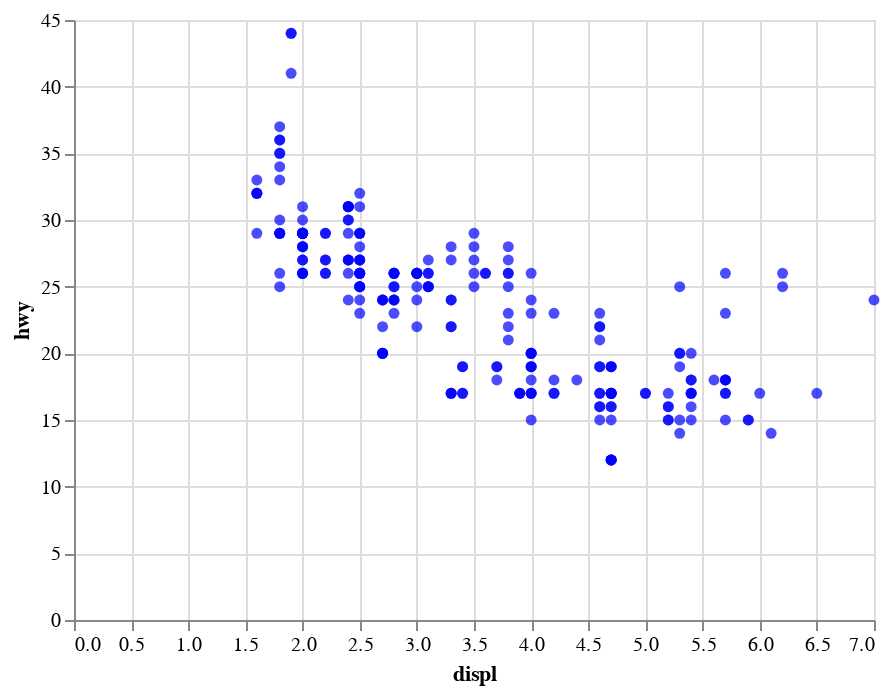

Notebook code cell kept with this figure:
### Code cell
# fourth varaition (for a specific color, blue for example)
chart = (alt.Chart(mpg)
  .encode(
    x = "displ",
    y = "hwy",
    color = alt.value("blue"),  #cusotmizing colors- 
      #https://altair-viz.github.io/user_guide/customization.html#color-schemes
    )
  .mark_circle())


chart.mark_circle()

### Figure 1 — Vega-Lite specification as saved in the notebook (floating-point values rounded to 4 significant figures; data arrays with more than 128 entries replaced by an {"elided": "..."} marker saying what was removed)
{"config": {"view": {"continuousWidth": 400, "continuousHeight": 300}}, "data": {"name": "data-784d2a789a5f3a352263a16b6c4cd367"}, "mark": "circle", "encoding": {"color": {"value": "blue"}, "x": {"field": "displ", "type": "quantitative"}, "y": {"field": "hwy", "type": "quantitative"}}, "$schema": "https://vega.github.io/schema/vega-lite/v4.17.0.json", "datasets": {"data-784d2a789a5f3a352263a16b6c4cd367": {"elided": "234 records"}}}
